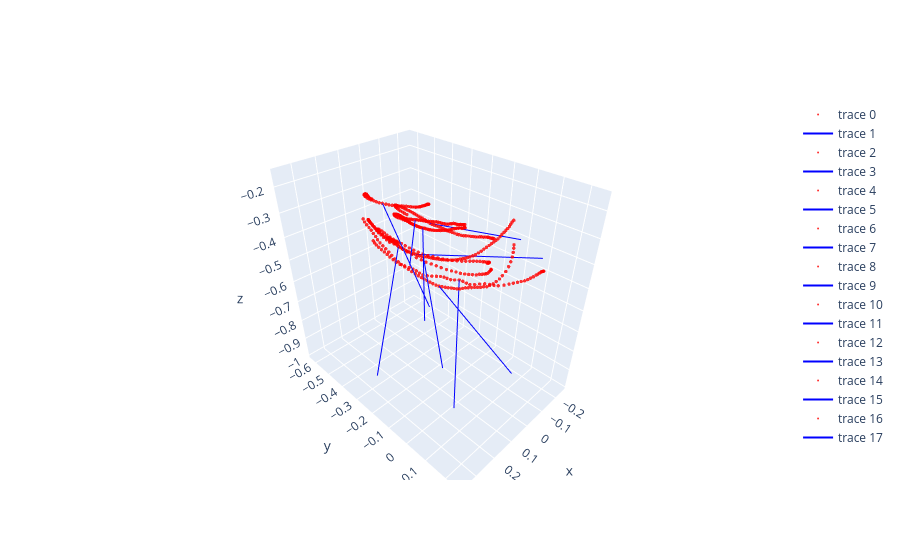

The code cell stored with this chart in its notebook:
### Markdown cell above
### Overview 8
Plotting left controller's egocentric coordinates without converting data from left handed to right handed.

### To Do
* Edit variables 'gesture' to any key in the dictionary and 'gesture_index' to its corresponding index

### Code cell
gesture = "PanDown"
gesture_index = 0

fig_2 = go.Figure()

for file_num, file_path in enumerate(gesture_dict[gesture][0]):
    df = pd.read_csv(file_path)
    remove_strokes(df, gesture_index, file_num)
    filtered_df_L = get_cleaned_df(df, 1, 'l')
    filtered_df_R = get_cleaned_df(df, 1, 'r')

    if (len(filtered_df_L) != 0):
        data_sample = [] # original data of the chosen sample; 21 lists
        for col in selected_columns:
            data_sample.append(filtered_df_L[col].tolist())

        # 3.1
        #r_handed_data_sample = left_to_right_handed(data_sample=data_sample, selected_columns=selected_columns)
        # 3.2
        directional_data_sample = quaternion_to_direction(r_handed_data_sample=data_sample, selected_columns=selected_columns)
        # 3.3
        egocentric_data_sample = world_to_headspace(directional_data_sample=directional_data_sample, directional_data_names=directional_data_names)

        pts_from_3_3 = (list(zip(egocentric_data_sample[6], egocentric_data_sample[7], egocentric_data_sample[8])))
        directions_from_3_3 = (list(zip(egocentric_data_sample[9], egocentric_data_sample[10], egocentric_data_sample[11])))
        
        n = len(pts_from_3_3)
        avg_direction_from_3_3 = get_avg_direction(directions_from_3_3)
        
        # Plot stroke and direction
        plot_markers(fig_2, pts_from_3_3, 'red')
        plot_line(fig_2, [pts_from_3_3[n//2]]+[tuple(x + y for x, y in zip(pts_from_3_3[n//2], avg_direction_from_3_3))], 'blue')
        
fig_2.update_layout(
    scene=dict(
        xaxis=dict(dtick=0.1),  # Adjust range and tick spacing for x-axis
        yaxis=dict(dtick=0.1),  # Adjust range and tick spacing for y-axis
        zaxis=dict(dtick=0.1),  # Adjust range and tick spacing for z-axis (if needed),
        aspectmode='data'
    )
)

fig_2.show()
